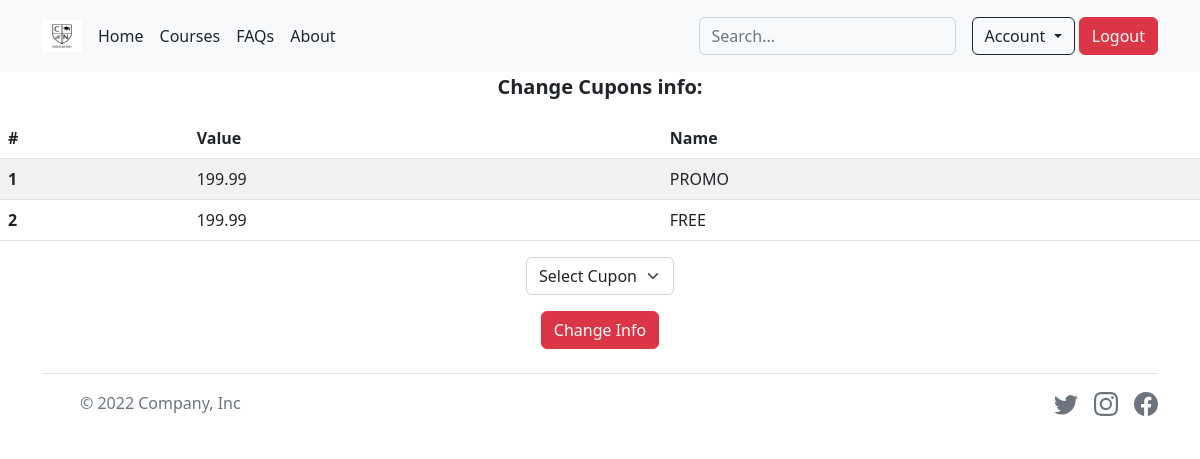
Before: /admin (signed in) with the older database file.
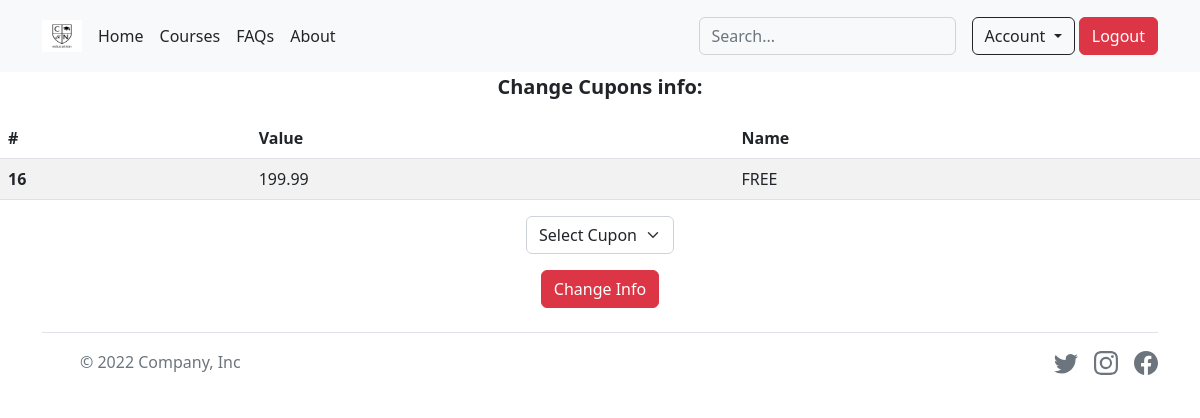
After: the same page with the newer database file.
### tables this page shows
CREATE TABLE 'promo' (id INTEGER PRIMARY KEY AUTOINCREMENT NOT NULL,'value' NUMERIC NOT NULL, name TEXT NOT NULL);

### app.py (the view)
@app.route("/admin")
@login_required
def admin():
    cupon = db.execute("SELECT * FROM promo")
    return render_template("admin.html", cupon=cupon)

### app.py (called while the page is built)
@app.after_request
def after_request(response):
    response.headers["Cache-Control"] = "no-cache, no-store, must-revalidate"
    response.headers["Expires"] = 0
    response.headers["Pragma"] = "no-cache"
    return response

### helpers.py (called while the page is built)
def login_required(f):
    @wraps(f)
    def decorated_function(*args, **kwargs):
        if session.get("user_id") is None:
            return redirect("/login")
        return f(*args, **kwargs)
    return decorated_function

### templates/admin.html (shortened to what this page needs)
{% extends "layout.html" %}
{% block main %}
<p class="fs-5 fw-semibold text-center">Change Cupons info:</p>
<table class="table table-striped">
    <thead>
      <tr>
        <th scope="col">#</th>
        <th scope="col">Value</th>
        <th scope="col">Name</th>
      </tr>
    </thead>
    <tbody>
        {% for cupon in cupon %}
      <tr>
        <th scope="row">{{ cupon.id }}</th>
        <td>{{ cupon.value }}</td>
        <td>{{ cupon.name }}</td>
      </tr>
      {% endfor %}
    </tbody>
  </table>
<form action="/admin_cupon" method="post">
    <div class="mb-3 text-center">
        <select class="form-select mx-auto w-auto" name="id">
            <option disabled="" selected="" value="name">Select Cupon</option>
        </select>
    </div>
    <div class="mb-3 text-center">
      <button class="btn btn-danger" name="change_info" type="submit">Change Info</button>
    </div>
</form>
{% endblock %}

### templates/layout.html (shortened to what this page needs)
<!DOCTYPE html>
<html lang="eng">
    <head>
        <link href="https://cdn.jsdelivr.net/npm/bootstrap@5.2.0/dist/css/bootstrap.min.css" rel="stylesheet">
    </head>
    <body>
        <header class="p-3 text-bg-light sticky-sm-top">
            <div class="container">
              <div class="d-flex flex-wrap align-items-center justify-content-center justify-content-lg-start">
                <a href="/" class="d-flex align-items-center mb-2 mb-lg-0 text-white text-decoration-none">
                  <img class="bi me-2" width="40" height="32" role="img" aria-label="Bootstrap" src="../static/images/logo/logo2.png"></img>
                </a>
                {% if session["user_id"] %}
                <ul class="nav col-12 col-lg-auto me-lg-auto mb-2 justify-content-center mb-md-0">
                    <li><a href="/" class="nav-link px-2 text-dark">Home</a></li>
                    <li><a href="/courses" class="nav-link px-2 text-dark">Courses</a></li>
                    <li><a href="#" class="nav-link px-2 text-dark">FAQs</a></li>
                    <li><a href="#" class="nav-link px-2 text-dark">About</a></li>
                  </ul>
                  <form action="/search" method="get" class="col-12 col-lg-auto mb-3 mb-lg-0 me-lg-3" role="search">
                    <input type="search" class="form-control form-control-light text-bg-light" name="q" placeholder="Search..." aria-label="Search">
                  </form>
                  <div class="text-end">
                    <div class="btn-group" role="group">
                      <button type="button" class="btn btn-outline-dark dropdown-toggle" data-bs-toggle="dropdown" aria-expanded="false">
                        Account
                      </button>
                    </div>
                    <a class="btn btn-danger" href="/logout" role="button">Logout</a>
                  </div>
                {% endif %}
              </div>
            </div>
          </header>
        <main>
            {% block main %}{% endblock %}
        </main>
        <div class="container">
            <footer class="d-flex flex-wrap justify-content-between align-items-center py-3 my-4 border-top">
              <div class="col-md-4 d-flex align-items-center">
                <a href="/" class="mb-3 me-2 mb-md-0 text-muted text-decoration-none lh-1">
                  <svg class="bi" width="30" height="24"><use xlink:href="#bootstrap"></use></svg>
                </a>
                <span class="mb-3 mb-md-0 text-muted">© 2022 Company, Inc</span>
              </div>
              <ul class="nav col-md-4 justify-content-end list-unstyled d-flex">
                <li class="ms-3"><a class="text-muted" href="#"></use></svg></a></li>
                <li class="ms-3"><a class="text-muted" href="#"></use></svg></a></li>
                <li class="ms-3"><a class="text-muted" href="#"></use></svg></a></li>
              </ul>
            </footer>
          </div>
    </body>
</html>

Changed rows visible on the page:
removed promo: id "1", value "199.99", name "PROMO"
removed promo: id "2", value "199.99", name "FREE"
added promo: id "16", value "199.99", name "FREE"
